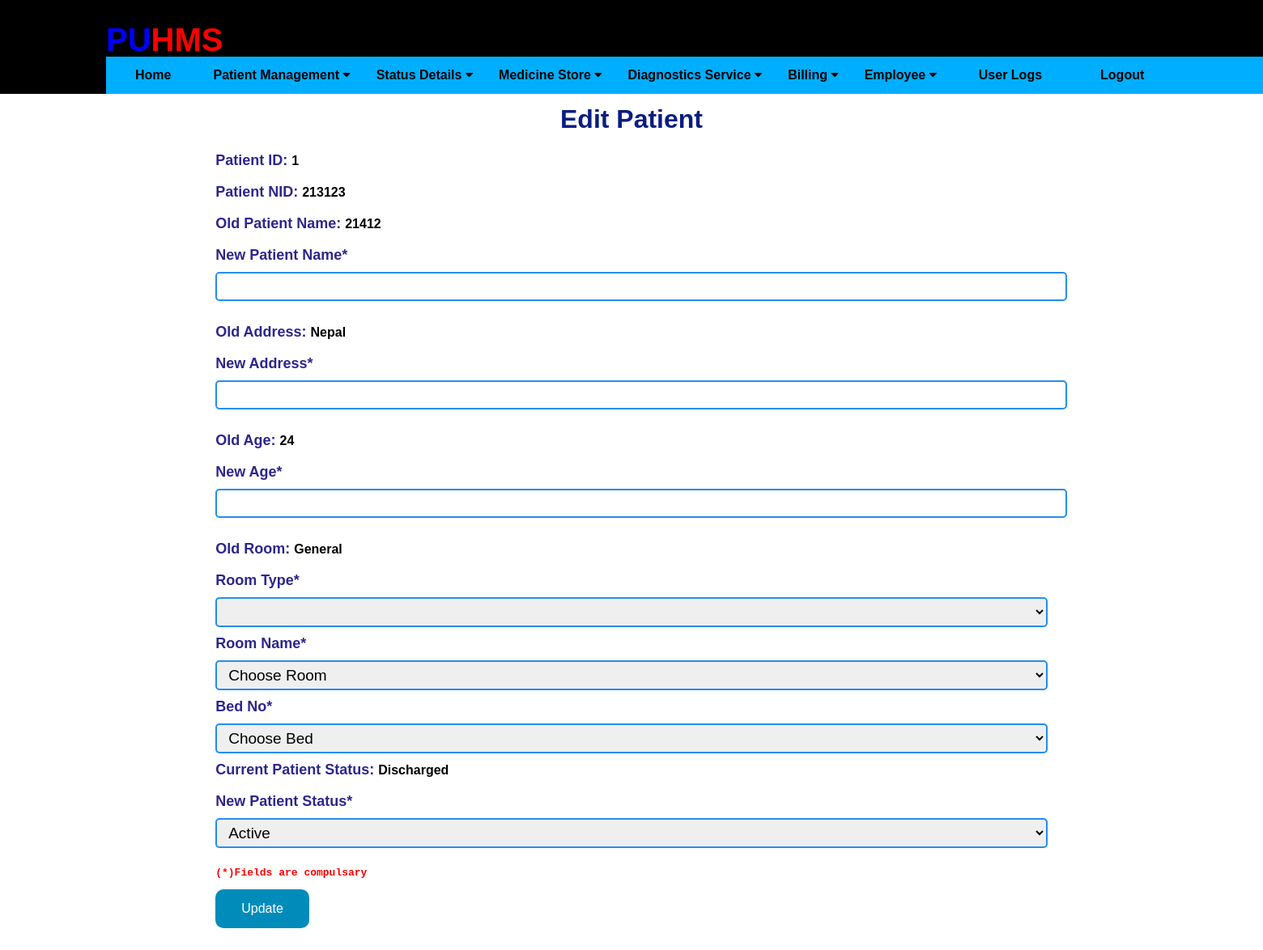
Screenshot of /editpatientdetail/1 (signed in) with the database file from the repository.
### application/db.py (models this page shows)
class Patients(db.Model):
    __tablename__ = 'patients'
    id = db.Column(db.Integer, primary_key=True)
    nid = db.Column(db.Integer, unique=True)
    pname = db.Column(db.String(20), nullable=False)
    age = db.Column(db.Integer)
    date = db.Column(db.DateTime, default=datetime.now)
    ldate = db.Column(db.DateTime, default=datetime.now)
    tbed = db.Column(db.String(10))
    address = db.Column(db.String(20))
    status = db.Column(db.String(20))
    issue = db.Column(db.String(100))
    pcontact = db.Column(db.String(20))
    assoc_contact = db.Column(db.String(20))
    room = db.Column(db.String(9))
    assignBed = db.Column(db.Integer(), nullable=False)

### application/routes.py (the view, shortened to what this page needs)
@app.route('/editpatientdetail/<id>', methods=['GET', 'POST'])
def editpatientdetail(id):
    print("id is : ", id)
    if session.get('username') or session.get('recepUsername'):
        print(datetime.now())
        editpat = Patients.query.filter_by( id = id )
        goom = avlRoom()
        gen = availRooms('General')
        semi = availRooms('Semi')
        single = availRooms('Single')
        return render_template('editpatientdetail.html', editpat = editpat, gen=gen, semi=semi, single=single, avl=goom)
    else:
        return "<h1>You do not have permission to perform this action. Please go back</h1>"

### application/rooms.py (called while the page is built)
def availRooms(index):
    array = [[[101, 102, 103, 104, 105], [106, 107, 108, 109, 110]],
             [[201, 202], [203, 204], [205, 206], [207, 208], [209, 210]], [[301], [302], [303], [304], [305]]]
    pat = Patients.query.filter_by(status="Active").all()
    avl = 0
    if index == "General":
        a = 0
        for p in pat:
            if p.tbed == "General":
                a += 1
        avl = (len(array[0][0]) + len(array[0][1])) - a
    elif index == "Semi":
        b = 0
        for p in pat:
            if p.tbed == "Semi":
                b += 1
        avl = (len(array[1]) * len(array[1][0])) - b
    elif index == "Single":
        c = 0
        for p in pat:
            if p.tbed == "Single":
                c += 1
        avl = (len(array[2]) * len(array[2][0])) - c
    return avl

### application/templates/editpatientdetail.html (shortened to what this page needs)
{% extends "layout.html" %}
{% block content %}
<div class="form1">
    <h1 style="color: rgb(11, 29, 129); text-align: center;">Edit Patient </h1>
    {% for edit in editpat %}
    <form action="" method="POST">
        <label for="id">Patient ID:   </label> <b>{{ edit.id }}</b> <br><br>
        <label for="nid">Patient NID: </label> <b> {{ edit.nid }} </b> <br><br>
        <label for="Name">Old Patient Name:   </label> <b>{{ edit.pname }}</b> <br><br>
        <label for="New customer Name*">New Patient Name*</label>
        <input type="text" class="text1" id="npname" name="npname" required><br><br>
        <label for="Old Address">Old Address:  </label> <b>{{ edit.address }}</b> <br><br>
        <label for="New Address*">New Address*</label>
        <input type="text" class="text1" id="naddress" name="naddress" required><br><br>
        <label for="Old Age">Old Age:  </label> <b>{{ edit.age }}</b> <br><br>
        <label for="New Age*">New Age*</label>
        <input type="number" class="text1" id="nage" name="nage" min="0"  maxlength="2" required><br><br>
        <label for="Old Address">Old Room:  </label><b> {{ edit.tbed }}</b> <br><br>
        <label for="tbed">Room Type*</label>
                <select id="tbed" class="text1" name="tbed" required>
                    <option value="gen"></option>
                </select>
                <label for="tbed">Room Name*</label>
                <select id="room" class="text1" name="room-no" required>
                    <option>Choose Room</option>
                </select>
                <label for="tbed">Bed No*</label>
                <select id="slct3" class="text1" name="troom" required>
                    <option>Choose Bed</option>
                </select>
        <label for="Old Address">Current Patient Status:  </label> <b>{{ edit.status }}</b> <br><br>
        <label for="status">New Patient Status*</label>
        <select id="status" class="text1" name="status">
            <option value="Active">Active</option>
        </select>
        <pre>(*)Fields are compulsary</pre>
        <button type="submit" class="button" >Update</button>
    </form>
    {% endfor %}
</div>
{% endblock %}

### application/static/css/main.css (style rules this page uses)
html { overflow-y: scroll; overflow-x: hidden; }
body { font-family: Arial, Helvetica, sans-serif; height: 100%; display: flex; flex-direction: column; }
.form1 { padding: 100px 0; width: auto; margin: auto; }
.form1 label { font-size: 18px !important; margin-top: 10px; color: #2d268d; font-weight: bold; }
.form1 .text1 { width: 100%; padding: 5px 10px; border: solid 2px #248df0; border-radius: 5px; font-size: 19px; margin-top: 10px; margin-bottom: 10px; }
pre { color: red; font-weight: bold; }
.button { background-color: #008CBA;; border: none; color: white; padding: 15px 32px; text-align: center; text-decoration: none; display: inline-block; font-size: 16px; }

### application/templates/layout.html (style rules this page uses)
.button { background-color: #005eff;; border: 2px; border-radius: 10px; color: white; padding: 15px 32px; text-align: center; text-decoration: none; display: inline-block; font-size: 16px; }

### rows the page displays
Patients: id "1", nid "213123", pname "21412", address "Nepal", age "24", tbed "General", status "Discharged"
